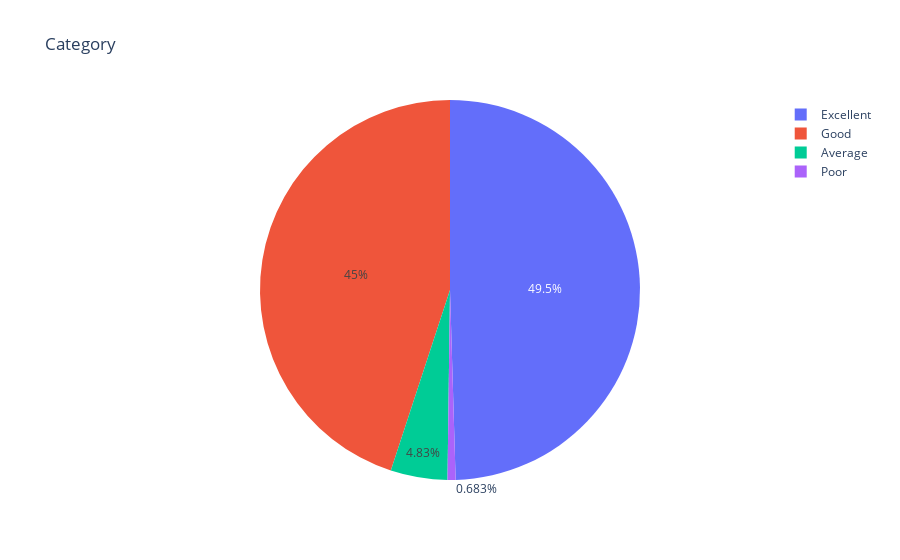

Notebook code cell kept with this figure:
### Code cell
df=idf["Category"].value_counts()
fig = px.pie(values=df.values, names=df.index, title='Category')
py.iplot(fig)

### Figure 1 — Plotly figure (JSON) as saved in the notebook; plotly's stock layout.template omitted (floating-point values rounded to 4 significant figures)
{"data": [{"domain": {"x": [0, 1], "y": [0, 1]}, "hovertemplate": "label=%{label}<br>value=%{value}<extra></extra>", "labels": ["Excellent", "Good", "Average", "Poor"], "legendgroup": "", "name": "", "showlegend": true, "type": "pie", "values": [11961, 10858, 1167, 165]}], "layout": {"legend": {"tracegroupgap": 0}, "title": {"text": "Category"}}}
